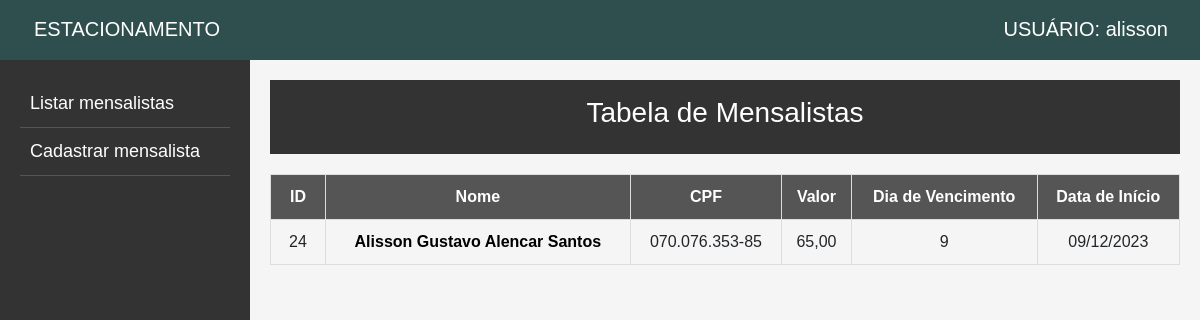
The app's page / (signed in) with its own data.
### app_estacionamento/models.py (models this page shows, shortened)
class Mensalista(models.Model):
    id = models.AutoField(primary_key=True)
    nome = models.CharField('Nome *', max_length=50)
    cpf = models.CharField('CPF *', max_length=14)
    valor = models.DecimalField('Valor *', max_digits=8, decimal_places=2)
    data_inicial = models.DateField('Data de início *')
    dia_vencimento = models.IntegerField('Dia de vencimento *')
    cep = models.CharField('CEP', max_length=9, blank=True)
    endereco = models.CharField('Endereço', max_length=255)
    bairro = models.CharField('Bairro', max_length=255)
    cidade = models.CharField('Cidade', max_length=255)
    uf = models.CharField('UF', max_length=2)
    obs = models.TextField('Observações', max_length=500, blank=True)

### app_estacionamento/views.py (the view)
# urls.py: path('', views.index, name='index'),
def index(request):
    if str(request.user) == 'AnonymousUser':
        return redirect('admin/')
    else:
        mensalistas = Mensalista.objects.order_by('nome')
        conteudo = {
            "mensalistas": mensalistas
            }
        return render(request, "index.html", conteudo)

### app_estacionamento/templates/index.html (shortened to what this page needs)
{% extends 'base.html' %}
{% block inicio %}
<center>
    <header>
        <h3>Tabela de Mensalistas</h3>
    </header>
    <table>
        <thead>
            <tr>
                <th scope="col" style="width: 55px;">ID</th>
                <th scope="col"><a href="{% url 'index' %}" style="color: white;">Nome</a></th>
                <th scope="col">CPF</th>
                <th scope="col">Valor</th>
                <th scope="col"><a href="{% url 'order_by_vencimento' %}" style="color: white;">Dia de Vencimento</a></th>
                <th scope="col">Data de Início</th>
            </tr>
        </thead>
        <tbody>
            {% for mensalista in mensalistas %}
            <tr>
                <td>{{ mensalista.id }}</td>
                <td><a href="{% url 'mensalista' mensalista.id %}" style="color: black;"><strong>{{ mensalista.nome|title }}</strong></a></td>
                <td>{{ mensalista.cpf }}</td>
                <td>{{ mensalista.valor }}</td>
                <td>{{ mensalista.dia_vencimento }}</td>
                <td>{{ mensalista.data_inicial|date:"d/m/Y" }}</td>
            </tr>
            {% endfor %}
        </tbody>
    </table>
</center>
{% endblock %}

### app_estacionamento/templates/base.html (shortened to what this page needs)
{% load bootstrap4 %}
<!DOCTYPE html>
<html lang="pt-br">
<head>
    {% bootstrap_css %}
</head>
<body>
    <nav id="nav" class="navbar">
        <span class="navbar-brand mb-0 h1" style="margin-left: 18px;">ESTACIONAMENTO</span>
        <span class="navbar-brand mb-0 h1" style="margin-left: 18px;">USUÁRIO: {{ user }}</span>
    </nav>
    <div id="div_container">
        <div id="sidebar">
            <a href="{% url 'index' %}">Listar mensalistas</a>
            <a href="{% url 'cadastrar_mensalista' %}">Cadastrar mensalista</a>
        </div>
        <div id="content">
            {% block inicio %}
            {% endblock %}
        </div>
    </div>
</body>
</html>

### app_estacionamento/templates/base.html (style rules this page uses)
#div_container { display: flex; height: 120vh; }
#sidebar { width: 250px; background: #333; color: white; padding: 20px; height: 100%; }
#sidebar a { text-decoration: none; font-size: 18px; color: #fff; display: block; padding: 10px; border-bottom: 1px solid #555; transition: background 0.3s; }
#content { flex-grow: 1; padding: 20px; }
#nav { background-color: darkslategray; color: white; height: 60px; padding-bottom: 10px; }

### app_estacionamento/templates/index.html (style rules this page uses)
body { font-family: 'Arial', sans-serif; margin: 0; padding: 0; background-color: #f5f5f5; }
header { background-color: #333; color: #fff; text-align: center; padding: 1em; }
table { width: 100%; text-align: center; border-collapse: collapse; margin-top: 20px; }
th, td { border: 1px solid #ddd; padding: 10px; }
th { background-color: #555; color: white; }

### records on screen
Mensalista: id "24", nome "Alisson Gustavo Alencar Santos", cpf "070.076.353-85", valor "65,00", dia_vencimento "9", data_inicial "09/12/2023"

### other values on screen
{{ user }} "alisson"
